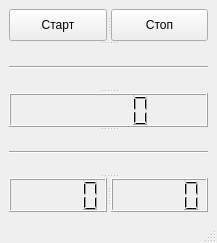
<?xml version="1.0" encoding="UTF-8"?>
<ui version="4.0">
 <class>MainWindow</class>
 <widget class="QMainWindow" name="MainWindow">
  <property name="geometry">
   <rect>
    <x>0</x>
    <y>0</y>
    <width>217</width>
    <height>243</height>
   </rect>
  </property>
  <property name="windowTitle">
   <string>Игра кликер</string>
  </property>
  <widget class="QWidget" name="centralwidget">
   <layout class="QGridLayout" name="gridLayout">
    <item row="0" column="0">
     <widget class="QSplitter" name="splitter_3">
      <property name="orientation">
       <enum>Qt::Vertical</enum>
      </property>
      <widget class="QSplitter" name="splitter">
       <property name="orientation">
        <enum>Qt::Horizontal</enum>
       </property>
       <widget class="QPushButton" name="pbStart">
        <property name="sizePolicy">
         <sizepolicy hsizetype="Expanding" vsizetype="Fixed">
          <horstretch>0</horstretch>
          <verstretch>0</verstretch>
         </sizepolicy>
        </property>
        <property name="text">
         <string>Старт</string>
        </property>
       </widget>
       <widget class="QPushButton" name="pbStop">
        <property name="sizePolicy">
         <sizepolicy hsizetype="Expanding" vsizetype="Fixed">
          <horstretch>0</horstretch>
          <verstretch>0</verstretch>
         </sizepolicy>
        </property>
        <property name="text">
         <string>Стоп</string>
        </property>
       </widget>
      </widget>
      <widget class="Line" name="line">
       <property name="orientation">
        <enum>Qt::Horizontal</enum>
       </property>
      </widget>
      <widget class="QLCDNumber" name="lcdNumClick">
       <property name="sizePolicy">
        <sizepolicy hsizetype="Expanding" vsizetype="Minimum">
         <horstretch>0</horstretch>
         <verstretch>0</verstretch>
        </sizepolicy>
       </property>
       <property name="minimumSize">
        <size>
         <width>50</width>
         <height>0</height>
        </size>
       </property>
       <property name="layoutDirection">
        <enum>Qt::LeftToRight</enum>
       </property>
       <property name="lineWidth">
        <number>1</number>
       </property>
       <property name="smallDecimalPoint">
        <bool>false</bool>
       </property>
      </widget>
      <widget class="Line" name="line_2">
       <property name="orientation">
        <enum>Qt::Horizontal</enum>
       </property>
      </widget>
      <widget class="QSplitter" name="splitter_2">
       <property name="orientation">
        <enum>Qt::Horizontal</enum>
       </property>
       <widget class="QLCDNumber" name="lcdTrueAns">
        <property name="sizePolicy">
         <sizepolicy hsizetype="Expanding" vsizetype="Minimum">
          <horstretch>0</horstretch>
          <verstretch>0</verstretch>
         </sizepolicy>
        </property>
        <property name="minimumSize">
         <size>
          <width>50</width>
          <height>0</height>
         </size>
        </property>
        <property name="layoutDirection">
         <enum>Qt::LeftToRight</enum>
        </property>
        <property name="lineWidth">
         <number>1</number>
        </property>
        <property name="smallDecimalPoint">
         <bool>false</bool>
        </property>
       </widget>
       <widget class="QLCDNumber" name="lcdFalseAns">
        <property name="sizePolicy">
         <sizepolicy hsizetype="Expanding" vsizetype="Minimum">
          <horstretch>0</horstretch>
          <verstretch>0</verstretch>
         </sizepolicy>
        </property>
        <property name="minimumSize">
         <size>
          <width>50</width>
          <height>0</height>
         </size>
        </property>
        <property name="layoutDirection">
         <enum>Qt::LeftToRight</enum>
        </property>
        <property name="lineWidth">
         <number>1</number>
        </property>
        <property name="smallDecimalPoint">
         <bool>false</bool>
        </property>
       </widget>
      </widget>
     </widget>
    </item>
   </layout>
  </widget>
  <widget class="QMenuBar" name="menubar">
   <property name="geometry">
    <rect>
     <x>0</x>
     <y>0</y>
     <width>217</width>
     <height>26</height>
    </rect>
   </property>
  </widget>
  <widget class="QStatusBar" name="statusbar"/>
 </widget>
 <resources/>
 <connections/>
</ui>
